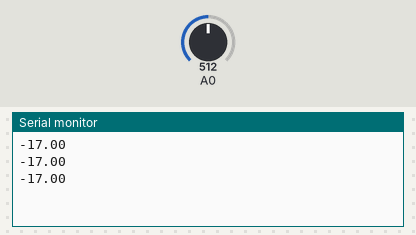
Simulated run of this sketch. Board: Arduino Uno, built with avr-gcc and run on an emulated ATmega328P. On the bench: the last lines printed to the serial monitor. The test bench sets the inputs (shaded band); at power-on: A0 = 512.

Above: at 1.3 s.
1.4 s: A0 set to 716
At 1.9 s:
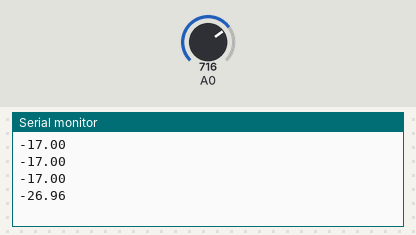
2.9 s: A0 set to 900
At 3.4 s:
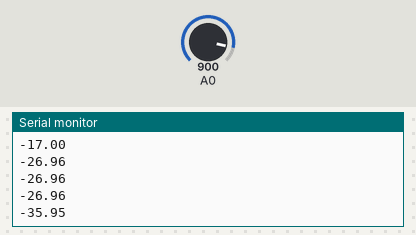
Timing chart, 0 to 5.9 s (numbered marks = the images above; inputs shaded):
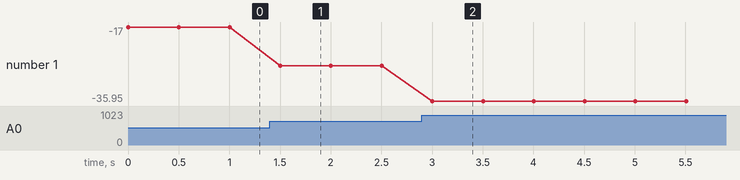

The sketch:

DO_1.ino
```cpp
int value = 0;
float voltage;
float current;
float DO;

void setup() {
  // setup serial monitor
  Serial.begin(9600);
}

void loop() {

  value = analogRead(A0); //Read analog input at A0
  voltage = value * 5.0/1024.0; //calculating voltage
  DO = -(5.0*voltage-4.0)/0.5; //calculating DO

  if (DO <= 1.50) {
    //Serial.print("Warning: DO Low: ");
    Serial.println(DO, 2);
    delay(500);
    }
  else if (1.50 <= DO <= 7.00) {
    //Serial.print("Optimal DO: ");
    Serial.println(DO, 2);
    delay(500);
    }
  else {
    //Serial.print("Warning: DO High: ");
    Serial.println(DO, 2);
    delay(500);
    }

}
```

Measured:
- after the input at 1.4 s, the serial monitor: prints a new line after 0.10 s (image 1)
- after the input at 2.9 s, the serial monitor: prints a new line after 0.10 s (image 2)
- plotted number 1: -17 → -26.96 after the input at 1.4 s, -26.96 → -35.95 after the input at 2.9 s
